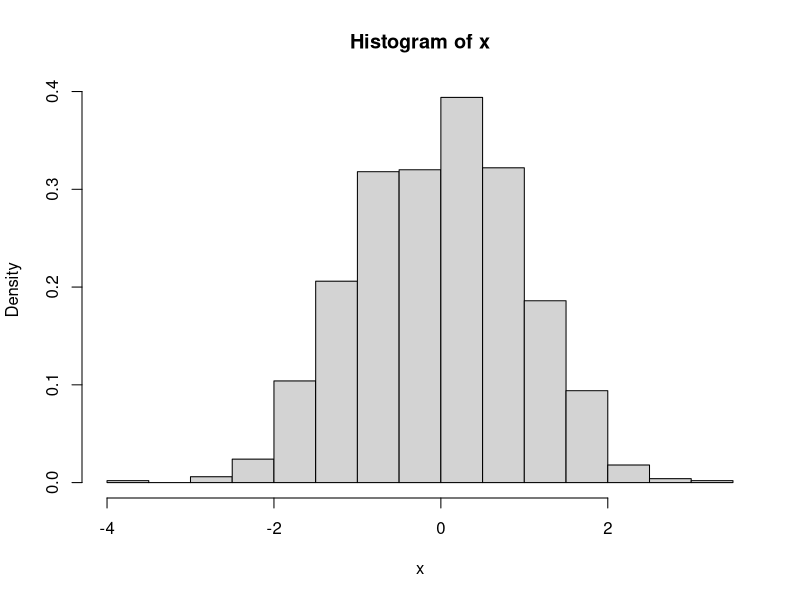
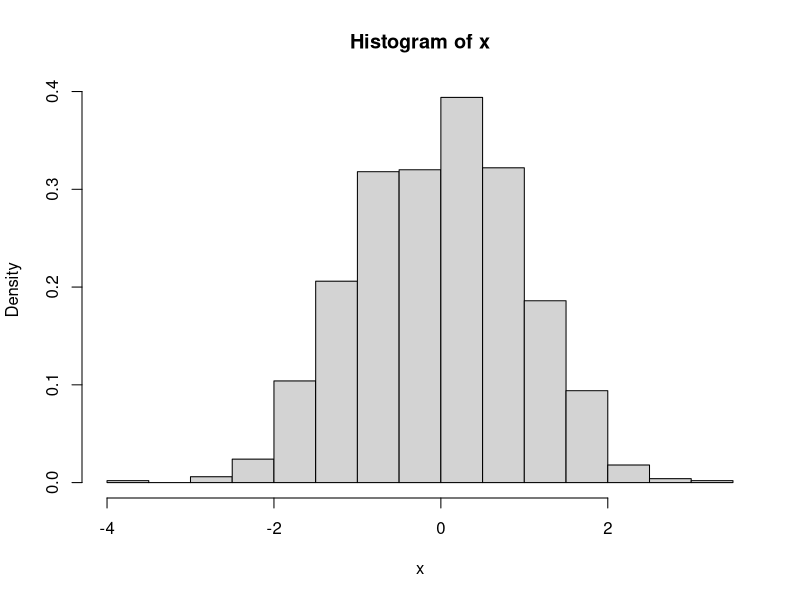

Recreate these plots in R, in order.
x<-c(-7,84,19)
y<-c(x,1,3)
z<-c(1:10,x,y)

M<-diag(1:8)
N<-diag(rep(1,10))

#Exercice 1

vec<-(4:13)
sum(vec)
mean(vec)
median(vec)
var(vec)
sd(vec)
max(vec)
min(vec)
length(vec)
pmax(vec)
which.max(vec)
which.min(vec)
cumsum(vec)
cumprod(vec)

#Exercice 2

sum(1/(c(1:1000))^2)
sum(1/(c(1:100))^2)
sum(1/(c(1:10))^2)
#la valeur théorique de cette série est pi²/2

X<-(c(1:10))^2
mean(X)
var(X)


#EXERCICE 3

A=rbind(c(3,2,1),c(2,3,1),c(1,2,3))
B=c(5,1,7)

solve(A,B)


#Exercice 4
n<-1000

f <- function(x){
  return(max(sin(10*(-pi+x*2*(pi/n))),0))
}
sum(sapply(c(1:n),f)*2*pi/n)
#la valeur exacte est de 2 

#Exercice 5

f2 <- function(n){
  return(exp(-pi)*(pi^n)/(factorial(n)))
}
f2(5)

poisson_proba <- function(pi){
  for (i in 1:n){
    proba=sum(f2(i))
  }
  return(1-proba)
}

poisson_proba(1)

#exercice 6

p<- 1/pi

f3<-function(n){
  return(p*(1-p)^(n-1))
}


geometrique_proba <- function(pi){
  for (i in 1:n){
    proba=sum(f3(i))
  }
  return(1-proba)
}

geometrique_proba(3)

#Exercice 7

comb <- function(n,p){
  return((factorial(n))/(factorial(p)*factorial(n-p)))
}

f4<- function(n){
    return(comb(8,p)*p^n*(1-p)^(8-n))
  }
binomial_proba <- function(pi){
  for (i in 1:n){
    proba=sum(f4(i))
  }
  return(1-proba)
}

binomial_proba(3)

#Exercice 8

#1
x<-rnorm(1000)

#2
h<-hist(x,freq = F)

#3
y<-dnorm(x)

h<-hist(x,freq= F)


#Exercice



f5 <-function(n){
  j<-1
  
  for(i in 0 : n-1){j<-((365-i)/365)}
  
  return(1-j)
  
}

f5(233)
